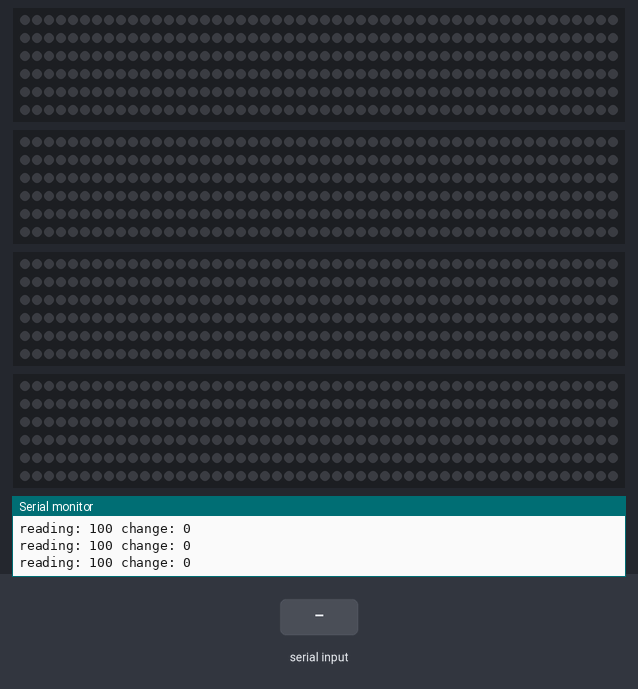
Bench run of a sketch on a simulated Arduino Uno, built with avr-gcc and run on an emulated ATmega328P. On the bench: 4 × 300 RGB LEDs in strip order, left to right, continuing on the next row, the last lines printed to the serial monitor. The inputs (shaded band) are chosen by the test bench. Dim RGB values are drawn brighter than linear.

Above: at 1.2 s.
1.3 s: "0\n" received over the second serial link
At 3.0 s:
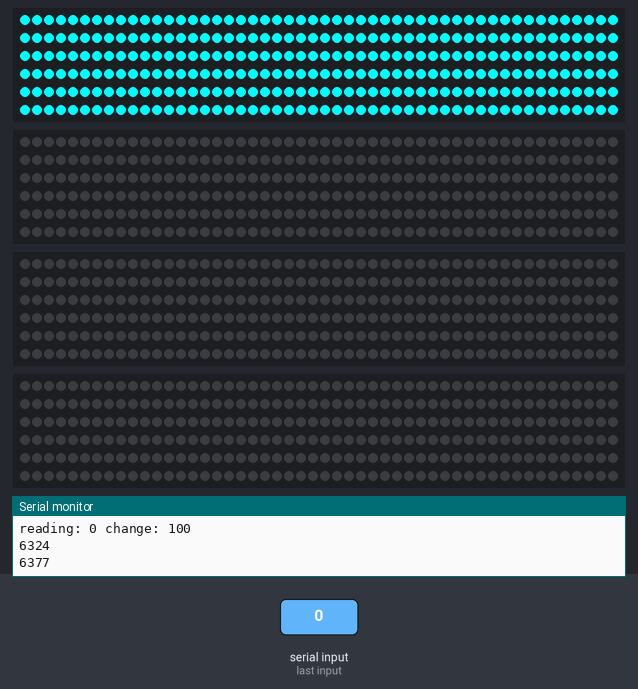
At 6.3 s:
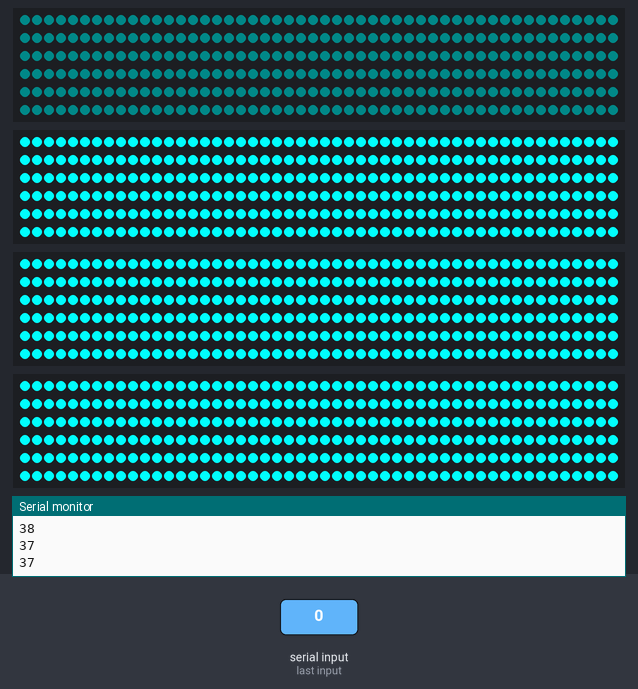
Timing chart, 0 to 7.8 s (numbered marks = the images above; inputs shaded):
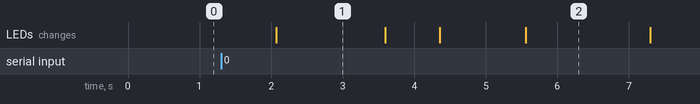

The sketch:

lightbender_ultrasonic.ino
```cpp
#include <SoftwareSerial.h>
#include <TimerOne.h>
#include <Adafruit_NeoPixel.h>

//debugging switch
#define DEBUG 1

#define HANG_TIME 500
#define DISABLED_TIME 5000
#define FADE_STEPS 30

#define SENSOR_TRIGGER_DISTANCE 50
#define SENSOR_EXCLUDE_DISTANCE 300


#define SENSOR_COUNT 4
#define SENSOR_START_PIN 6
#define STRIP_COUNT 4
#define STRIP_LED_COUNT 300
#define STRIP_START_PIN 2

#include "Strip.h"

SoftwareSerial sensorSerial(20, 21, true);

int lastSensorReading = 100;

StripRoutine routine = fade;

Strip *strips[STRIP_COUNT];

void setup() {

  // init strip objects
  for (int i = 0; i < STRIP_COUNT; i++) {
      strips[i]= new Strip(STRIP_LED_COUNT, STRIP_START_PIN + i);
  }


  //begin serial connection for sensor
  sensorSerial.begin(9600);

  #if DEBUG
    Serial.begin(9600);
    Serial.print("Free RAM: ");
    Serial.println(freeRam());
  #endif

  // init timer interrupt
  Timer1.initialize(2000);
  Timer1.attachInterrupt(step);

}

void loop() {

    updateStatus();
    delay(15);
}

void step() {

  noInterrupts();
  for (int i = 0; i < STRIP_COUNT; i++) {

    strips[i]->step();
  }
  interrupts();
}

void updateStatus() {

  int reading = readSensorSerial();

  #if DEBUG
    Serial.print("reading: ");
    Serial.print(reading);
    Serial.print(" change: ");
    Serial.println(lastSensorReading - reading);
  #endif

  if (lastSensorReading - reading > SENSOR_TRIGGER_DISTANCE && lastSensorReading - reading < SENSOR_EXCLUDE_DISTANCE) {

    for (int i=SENSOR_START_PIN; i < SENSOR_COUNT + SENSOR_START_PIN; i++) {

      strips[i - SENSOR_START_PIN]->startRoutine(routine);

    }
  }
  lastSensorReading = reading;
}


int readSensorSerial() {

    char buffer[3];
    if (sensorSerial.available()) {

      for (int j = 0; j < 20; j++) {

        if (sensorSerial.read() == 'R') {
          for (int i = 0; i < 3; i++) {

            buffer[i] = sensorSerial.read();
          }
          break;
        }
      }
    } else {
      return lastSensorReading;
    }
    return atoi(buffer);
}


#if DEBUG
int freeRam() {

  extern int __heap_start, *__brkval;
  int v;
  return (int) &v - (__brkval == 0 ? (int) &__heap_start : (int) __brkval);
}
#endif
```

Strip.h
```cpp
#include "Arduino.h"

enum StripRoutine {
  fade,
  intensityFade
};

class Strip {

  private:

    Adafruit_NeoPixel *strip;
    StripRoutine routine;
    int direction;
    uint32_t waitUntil;
    int disabled;
    uint32_t disabledUntil;
    double fadeSteps;

    void setStripColor(uint32_t color) {

      for(uint16_t i=0; i<strip->numPixels(); i++) {

        strip->setPixelColor(i, color);
      }
      strip->show();
    }

    // Input a value 0 to 255 to get a color value.
    // The colours are a transition r - g - b - back to r.
    uint32_t wheel(byte wheelPos) {

      wheelPos = 255 - wheelPos;
      if(wheelPos < 85) {

        return strip->Color(255 - wheelPos * 3, 0, wheelPos * 3);
      }
      if(wheelPos < 170) {

        wheelPos -= 85;
        return strip->Color(0, wheelPos * 3, 255 - wheelPos * 3);
      }
      wheelPos -= 170;
      return strip->Color(wheelPos * 3, 255 - wheelPos * 3, 0);
    }


    uint32_t intensityWheel(byte wheelPos, double intensity) {

      wheelPos = 255 - wheelPos;
      if(wheelPos < 85) {

        return strip->Color((255 - wheelPos * 3) * intensity, 0, (wheelPos * 3) * intensity);
      }
      if(wheelPos < 170) {

        wheelPos -= 85;
        return strip->Color(0, (wheelPos * 3) * intensity, (255 - wheelPos * 3) * intensity);
      }
      wheelPos -= 170;
      return strip->Color((wheelPos * 3) * intensity, (255 - wheelPos * 3) * intensity, 0);
    }

    void fadeStep() {

      if (waiting) {

        if (millis() >= waitUntil) {

          waiting = 0;
          direction = -1;
        }
      } else {
        int stepNum;

        if (direction == 1) {

          stepNum = fadeSteps - stepsLeft;
          stepsLeft--;
        } else {

          stepsLeft--;
          stepNum = stepsLeft;
          Serial.println(stepNum);
        }

        double intensity = stepNum / fadeSteps;
        this->setStripColor(this->color(fadeColor[0], fadeColor[1], fadeColor[2], intensity));

        if (stepsLeft <= 0 && direction == 1) {

          waiting = 1;
          waitUntil = millis() + HANG_TIME;
          stepsLeft = fadeSteps;
        } else if (stepsLeft <= 0 && direction == -1) {

          active = 0;
          stepsLeft = fadeSteps;
        }
      }
    }

  public:

    bool active;
    bool waiting;
    int stepsLeft;
    uint32_t fadeColor[3];

    Strip(uint16_t ledCount = 300, uint8_t pin = 1) {
      strip = new Adafruit_NeoPixel(ledCount, pin, NEO_GRB + NEO_KHZ800);
      strip->begin();
      strip->show();
      active = 0;
      disabled = 0;
      waiting = 0;
      direction = 1;
      fadeSteps = 50;
      fadeColor[0] = 0;
      fadeColor[1] = 255;
      fadeColor[2] = 255;
    }

    void startRoutine(StripRoutine newRoutine) {

      if (disabled == 0) {

        routine = newRoutine;
        active = 1;
        direction = 1;
        stepsLeft = fadeSteps;
        disabled = 1;
        disabledUntil = millis() + DISABLED_TIME;
        Serial.println(disabledUntil);
      } else {

        if (millis() > disabledUntil) {
          disabled = 0;
        }
      }

    }

    void step() {

      if (active) {

        switch (routine) {

          case fade:
            this->fadeStep();
            break;

          case intensityFade:
            break;
        }
      }
    }

    uint32_t color(uint8_t r, uint8_t g, uint8_t b, double intensity = 1) {

      return strip->Color(r * intensity, g * intensity, b * intensity);
    }

};
```

Measured:
- after the input at 1.3 s, the LEDs: change after 0.77 s (image 1)
- what the display in image 1 shows lasts 1.5 s, from 2.1 s to 3.6 s
